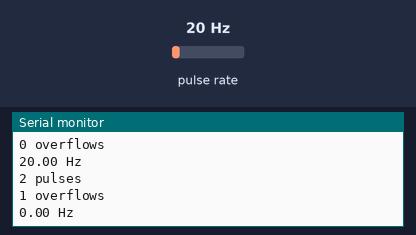
Bench run of a program on a simulated Arduino Uno, built with avr-gcc and run on an emulated ATmega328P. On the bench: the last lines printed to the serial monitor. Wiring (inferred from the names in the program): pulse sensor: data pin 8. Inputs (shaded band) come from the test bench; at power-on: pulse rate 20 Hz.

Above: at 1.2 s.
1.3 s: pulse rate (sensor on pin 8) set to 4 Hz
At 1.34 s:
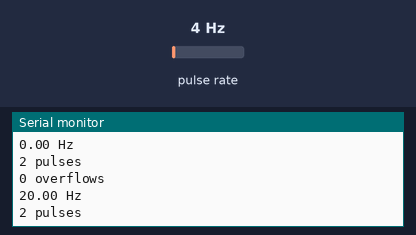
2.8 s: pulse rate (sensor on pin 8) set to 50 Hz
At 5.05 s:
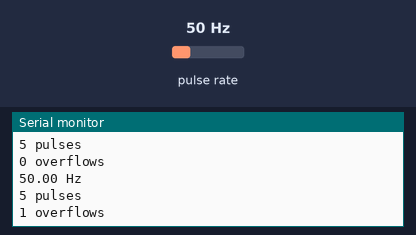
Timing chart, 0 to 6.5 s (numbered marks = the images above; inputs shaded):
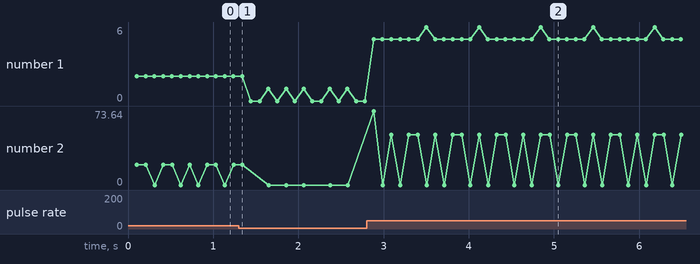

Measured:
- after the input at 2.8 s, the serial monitor: prints a new line after 0.08 s (image 2)
- plotted number 1: 0 → 5 after the input at 2.8 s
- plotted number 2: 0 → 50 after the input at 2.8 s

The program:

main.cpp
```cpp
#include "Arduino.h"
#include <avr/interrupt.h>

#define INPUT_CAPTURE_PIN   8
#define MEASURE_PERIOD_MS   103

#define CLK_PRESCALER       IC_CLK_PRESCALER_64

uint32_t t_acum    = 0;
uint32_t prev_edge = 0;
uint32_t new_edge  = 0;
float us_acum      = .0;
float freq         = .0;

uint32_t pulse_ctr = 0;
uint32_t prev_ms   = 0;
uint32_t cur_ms    = 0;

uint8_t overflows  = 0;

/* Timer prescale configuration
  CS12 CS11 CS10
    0    0    1  : /1    No prescaler, CPU clock,  62.5 ns per tick
    0    1    0  : /8    prescaler,                0.5  us per tick
    0    1    1  : /64   prescaler                 4    us per tick
    1    0    0  : /256  prescaler                 16   us per tick
    1    0    1  : /1024 prescaler                 64   us per tick
*/
typedef enum {
    IC_CLK_PRESCALER_NONE = 1,
    IC_CLK_PRESCALER_8,
    IC_CLK_PRESCALER_64,
    IC_CLK_PRESCALER_256,
    IC_CLK_PRESCALER_1024
} ic_clk_prescaler_t;

typedef struct {
    ic_clk_prescaler_t prescaler;
    float us_per_tick;
} prescaler_lookup_t;

static const prescaler_lookup_t prescaler_lookup[] = {
    { .prescaler = IC_CLK_PRESCALER_NONE, .us_per_tick = 0.0625 },
    { .prescaler = IC_CLK_PRESCALER_8,    .us_per_tick = 0.5    },
    { .prescaler = IC_CLK_PRESCALER_64,   .us_per_tick = 4      },
    { .prescaler = IC_CLK_PRESCALER_256,  .us_per_tick = 16     },
    { .prescaler = IC_CLK_PRESCALER_1024, .us_per_tick = 64     }
};

float us_per_tick(ic_clk_prescaler_t prescaler) {
    return prescaler_lookup[prescaler - 1].us_per_tick;
}

void init_capture(void) {
    // Input Capture setup
    // ICNC1: Enable Input Capture Noise Canceler
    // ICES1: = 1 for trigger on rising edge
    TCCR1A = 0;
    TCCR1B = (1 << ICNC1) | (1 << ICES1) | CLK_PRESCALER;
    TCCR1C = 0;

    // Interrupt setup
    // ICIE1: Input capture
    // TOIE1: Timer1 overflow
    TIFR1  = (1 << ICF1) | (1 << TOV1);  // clear pending interrupts
    TIMSK1 = (1 << ICIE1) | (1 << TOIE1); // enable interupts

    // Set up the Input Capture pin, ICP1, Arduino Uno pin 8
    pinMode(INPUT_CAPTURE_PIN, INPUT);
    digitalWrite(INPUT_CAPTURE_PIN, LOW); // floating may have 50 Hz noise on it.
    //digitalWrite(INPUT_CAPTURE_PIN, HIGH); // or enable the pullup
}

// Interrupt capture handler
//
ISR(TIMER1_CAPT_vect) {
    prev_edge = new_edge;
    new_edge = ICR1;

    if (!(TIFR1 & _BV(TOV1))) {
        t_acum += (new_edge - prev_edge);
        pulse_ctr++;
    }
}

ISR(TIMER1_OVF_vect) {
    overflows++;
}

void setup() {
    Serial.begin(115200);
    init_capture();
}

void loop() {
    cur_ms = millis();

    if (cur_ms - prev_ms >= MEASURE_PERIOD_MS) {
        prev_ms = cur_ms;

        us_acum = float(t_acum) * us_per_tick(CLK_PRESCALER);
        freq = 1e6/us_acum; // us -> s
        freq *= pulse_ctr;

        Serial.print(pulse_ctr); Serial.println(" pulses");
        Serial.print(overflows); Serial.println(" overflows");

        pulse_ctr = 0;
        t_acum = 0;
        overflows = 0;

        if (!isnan(freq)) {
            Serial.print(freq); Serial.println(" Hz");
        }
    }
}
```
